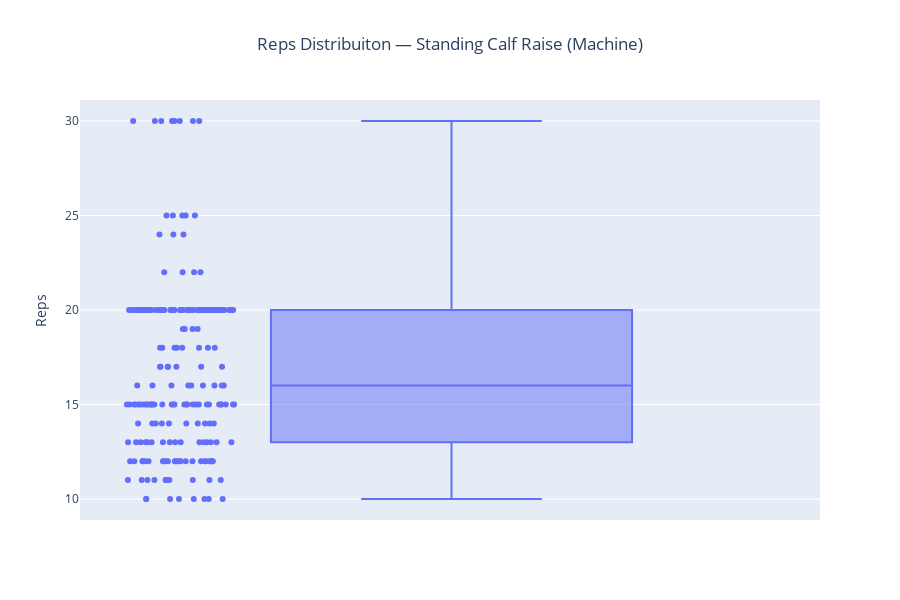

Write notebook code for a chart like this one.
### Code cell
# Para Standing Calf Raise (Machine)
exercise_name = "Standing Calf Raise (Machine)"
df_ex = df[df["exercise_title"] == exercise_name]
fig = px.box(df_ex,y="reps",points="all",hover_data=["reps","weight_kg","set_index","set_type","rpe","start_time"],title=f"Reps Distribuiton — {exercise_name}")
fig.update_layout(yaxis_title="Reps",xaxis_title="",showlegend=False,height=600,width=900,title_x = 0.5)
fig.show()

### Figure 1 — Plotly figure (JSON) as saved in the notebook; plotly's stock layout.template omitted (floating-point values rounded to 4 significant figures; data arrays with more than 128 entries replaced by an {"elided": "..."} marker saying what was removed)
{"data": [{"alignmentgroup": "True", "boxpoints": "all", "customdata": {"elided": "218x5 mixed values"}, "hovertemplate": "reps=%{y}<br>weight_kg=%{customdata[0]}<br>set_index=%{customdata[1]}<br>set_type=%{customdata[2]}<br>rpe=%{customdata[3]}<br>start_time=%{customdata[4]}<extra></extra>", "legendgroup": "", "marker": {"color": "#636efa"}, "name": "", "notched": false, "offsetgroup": "", "orientation": "v", "showlegend": false, "type": "box", "x0": " ", "xaxis": "x", "y": {"elided": "218 float values"}, "y0": " ", "yaxis": "y"}], "layout": {"boxmode": "group", "height": 600, "legend": {"tracegroupgap": 0}, "showlegend": false, "title": {"text": "Reps Distribuiton — Standing Calf Raise (Machine)", "x": 0.5}, "width": 900, "xaxis": {"anchor": "y", "domain": [0, 1], "title": {"text": ""}}, "yaxis": {"anchor": "x", "domain": [0, 1], "title": {"text": "Reps"}}}}
